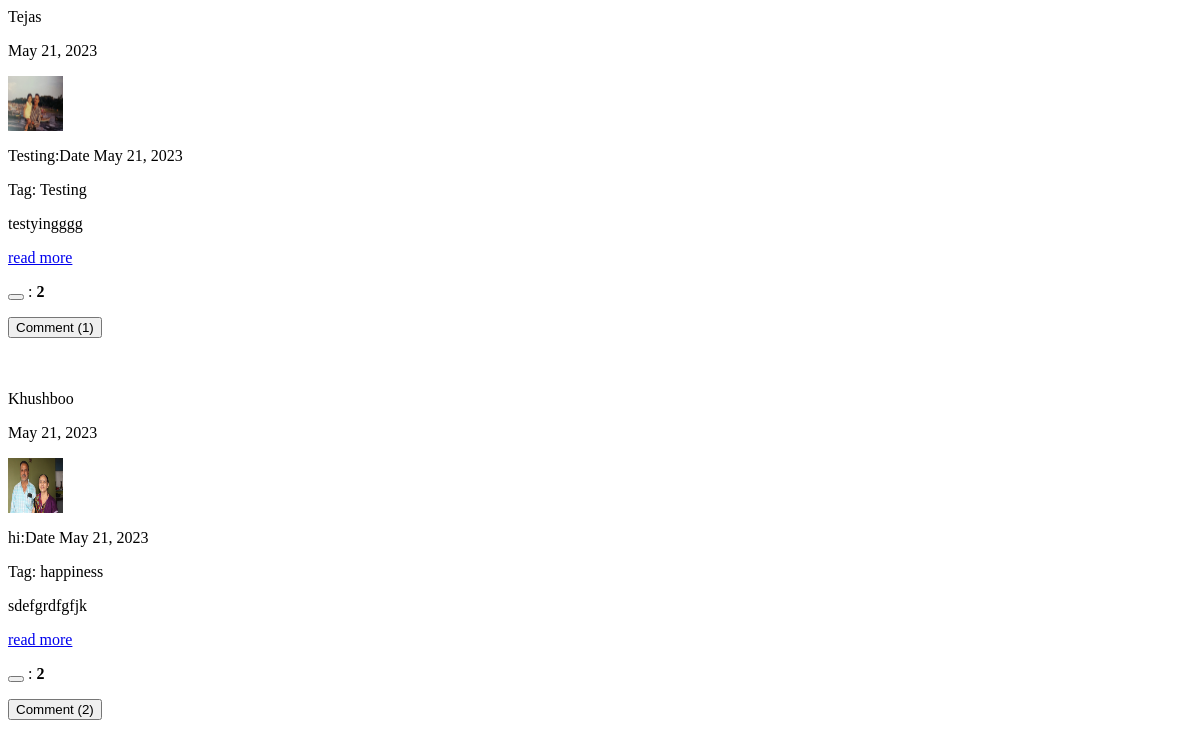
/userApp/search_ajax_view/ (signed in), run on an earlier commit of the app's database.
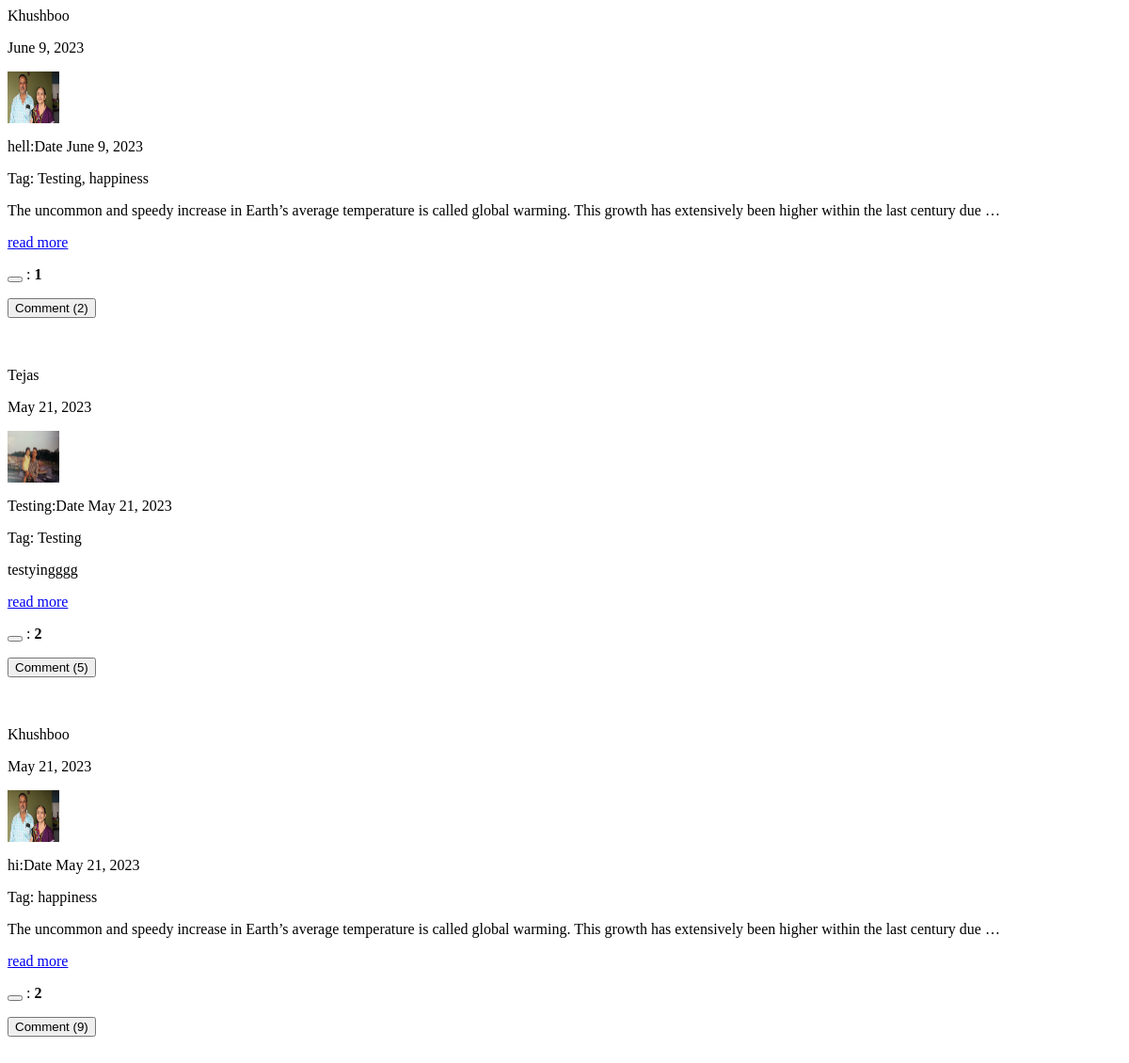
And on a later commit of the database.
### blogmanageApp/models.py (models this page shows, shortened)
@python_2_unicode_compatible
class Post(models.Model):
    title = models.CharField(max_length= 200)
    title_tag = models.CharField(max_length= 200)
    author = models.ForeignKey(User, on_delete = models.CASCADE)
    tag = models.ManyToManyField(Tag)
    body = RichTextField(blank = True, null = True)
    post_date = models.DateField(auto_now_add= True)
    Category = models.ForeignKey(Category, on_delete = models.CASCADE)
    like = models.ManyToManyField(User,related_name= 'likes')
    status = models.BooleanField( default = False , null = True)
    hit_count_generic = GenericRelation(HitCount, object_id_field='object_pk',related_query_name='hit_count_generic_relation')

class Tag(models.Model):
    tag_name = models.CharField(max_length= 200)
    def __str__(self):
        return self.tag_name

### accountApp/models.py (models this page shows, shortened)
class Profile(models.Model):
    user = models.OneToOneField(User,on_delete = models.CASCADE)
    mobileno = models.CharField(max_length= 11)
    avatar = models.ImageField(upload_to = 'avatars/')
    location = models.CharField(max_length = 200)
    birth_date = models.DateField(null= True)
    bio = models.TextField(max_length = 500, blank=True)

### userApp/views.py (the view)
# urls.py: path('search_ajax_view/', views.search_ajax_view, name = 'search_ajax_view'),
def search_ajax_view(request):
    if request.method == "GET":
        search_text = request.GET.get('search_text')
        if search_text is not None and search_text != u"":
            search_text = request.GET.get('search_text')
            post = Post.objects.filter(Q(title__istartswith = search_text) | Q(tag__tag_name__istartswith = search_text)| Q(post_date__istartswith = search_text) |
                                                            Q(title_tag__istartswith = search_text)).filter(status = True).order_by('-post_date')
        else:
            post = []
            post = Post.objects.filter(status = True).order_by('-post_date')
        search_paginator = Paginator(post,10)
        page = request.GET.get('page')
        try:
            posts = search_paginator.page(page)
        except PageNotAnInteger:
            posts = search_paginator.page(1)
        except EmptyPage:
            posts = search_paginator.page(paginator.num_pages)
        id = request.session['id']
        user_profile = User.objects.filter(id = id)
        post_id = Post.objects.filter(author = id , status = True)
        comment = UserPostComment.objects.all()
        comment_filter = UserPostComment.objects.values('post_id' ).annotate(total = Count('user_id'))
        data = post.values()
        context ={
            'post_detail': post,
            'comment' : comment,
            'comment_filter' : comment_filter,
            'posts_d' : posts,
            'page' : page,
        }
        return render(request,'userApp/search_result.html',context)

### userApp/templates/userApp/search_result.html (shortened to what this page needs)
  <div id ="search-results" >
    {% for post in posts_d  %}
    <div class="row"    >
      <div class="col-sm-3">
        <div class="well">
         <p>{{ post.author.first_name }} </p>
         <p>{{ post.post_date}}</p>
         <img src="../media/{{ post.author.profile.avatar }}" class="img-circle" height="55" width="55" alt="Avatar">
        </div>
      </div>
      <div class="col-sm-9">
        <div class="well text-left">
          <p >{{ post.title}}:Date {{ post.post_date }}</p>
          <p >Tag: {{ post.tag.all|join:", " }}</p>
          {{ post.body|safe|truncatewords:"25"|linebreaks }}
          <a href="{% url 'post' post.id %}">read more</a>
          {% if user.username in post.like.all|join:", " %}
          <p>
            <button type="button" class="dislike btn-success btn-sm" data ="{{post.id}}"  id = "like{{post.id}}">
            </button>
            {% else %}
            <p><button type="button" class="like btn-default btn-sm" data ="{{post.id}}" id = "like{{post.id}}">
              <i id = "icon{{post.id}}" class="fa fa-thumbs-up"></i>
            </button>
          {% endif %}
        :<span><b id = 'likedisplay{{post.id}}'> {{ post.like.count   }}</b></span></p>
        <button class="comment btn btn-large btn-primary" data1 ="{{post.id}}" >Comment
          {% for comment_f in comment_filter %}
            {% if comment_f.post_id == post.id %}
            <span id="total_comment{{post.id}}">
            ({{ comment_f.total }})           </span>
            {% endif %}
          {% endfor %}
          </button><br><br>
                                <br>
        </div>
      </div>
    </div>
  {% endfor %}
</div>

What changed in the data, as far as the page shows it:
added Post: author.first_name "Khushboo", post_date "June 9, 2023", author.profile.avatar (picture), title "hell", tag.all "Testing, happiness", body "The uncommon and speedy increase in Earth’s average temperature is called global warming. This growth has extensively been higher within the last century due …", like.count "1", total "2"
changed Post "hi": body "sdefgrdfgfjk" → "The uncommon and speedy increase in Earth’s average temperature is called global warming. This growth has extensively been higher within the last century due …"
Also different on the page:
new list line: "( 5 )"
new list line: "( 9 )"
list line gone: "( 1 )"
list line gone: "( 2 )"
